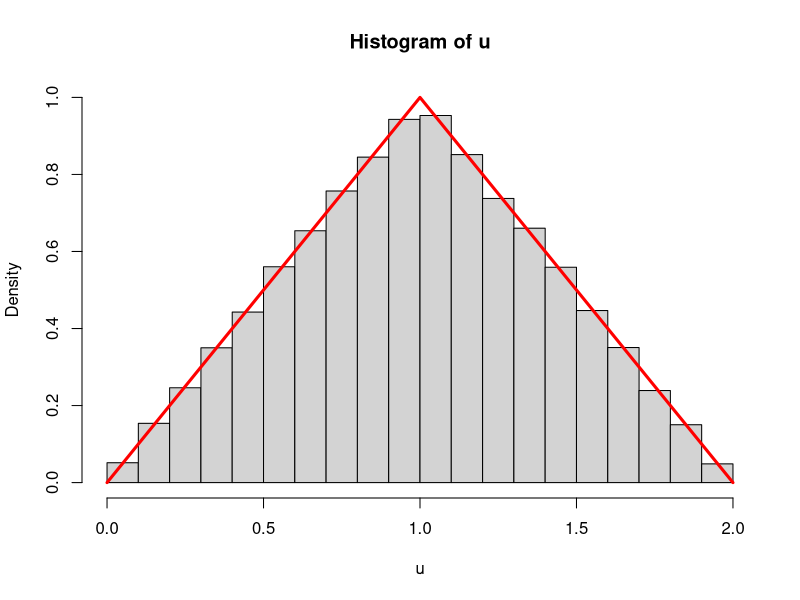
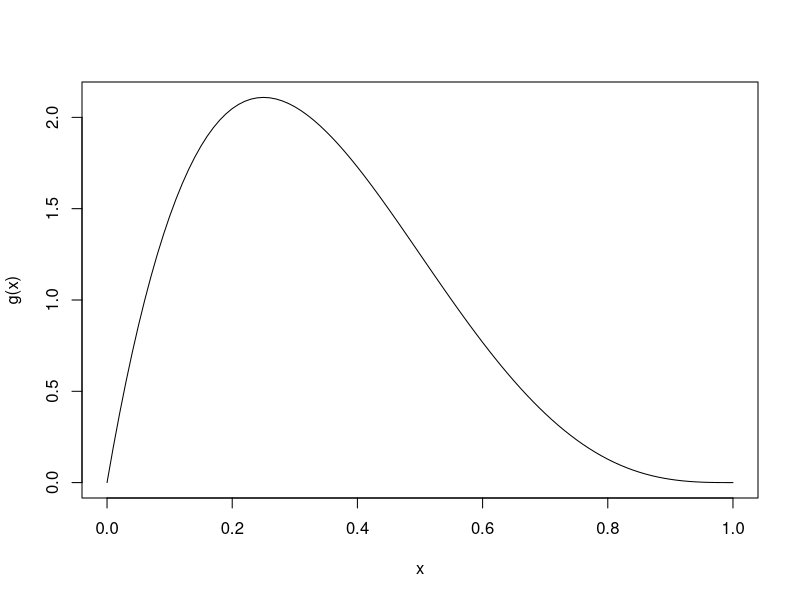
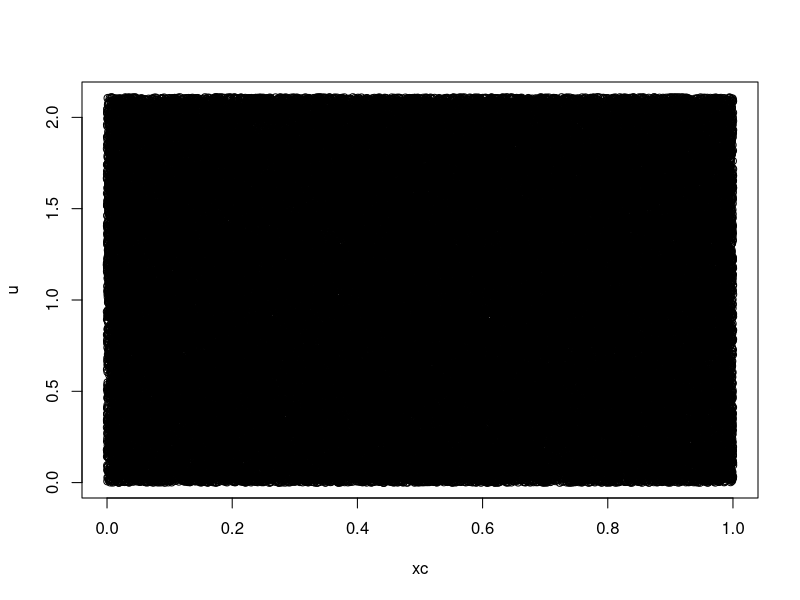
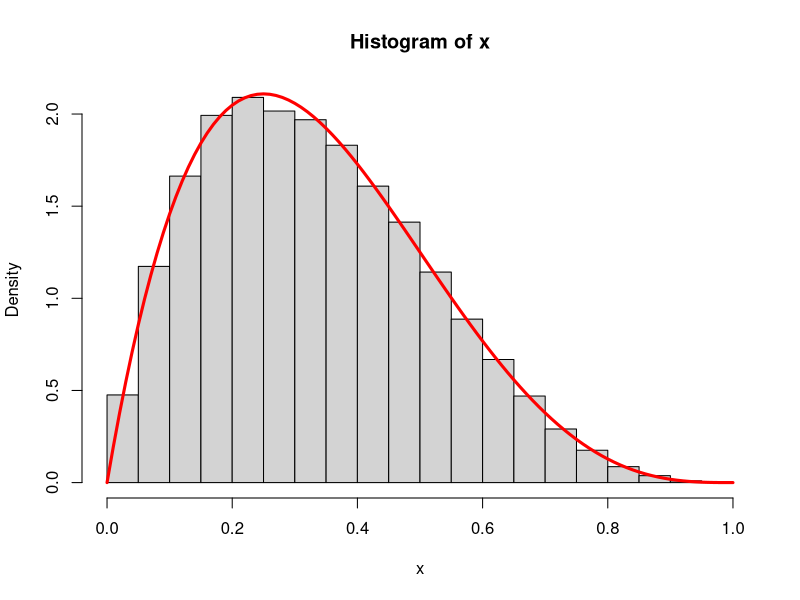

The R source for these figures, in order:
#Seja x uma v.a. com f.d.p 
#
#f_x(X) =   {x, se 0<=x<=1
#           {2-x, se 1 <= x <= 2
#

#1/2 + [2t - t^2/2]|(x,1) = 1/2 + 2x - x^2/2 - 2 + 1/2 =
#= 2x - x^2/2 - 2 + 1 = 2x - x^2/2 - 1

#facum_x(X) = 
#           {0                se x < 0
#           {x^2/2,           se 0<=x<=1
#           {2x - x^2/2 - 1,  se 1 <= x <= 2
#           {1,               se x > 2


#Para 0 <= x <= 1
#
#u = x^2/2 => x = raiz(2u)

#Para 1 < x <= 2
#u = 2x - x^2/2 -1 => x^2/2 -2x + (1+u) = 0
#delta = 4 - 4*1/2*(1+u) = 4 - 2 - 2u = 2(1-u)
#x = [4 +- raiz(2(1-u))][2*1/2] = 2 +- raiz(2-2u)

f <- function(x){
  ifelse(x>=0,
         ifelse(x<=1,
                x,
                ifelse(x<=2,
                       2-x,
                       0)),
         0)
}

f_acum <- function(x){
  ifelse(x>=0,
         ifelse(x<=1,
                x^2/2,
                ifelse(x<=2,
                       2*x-x^2/2 - 1,
                       1)),
         0)
}

inv_f_acum <- function(u){
  ifelse(u<=1/2, sqrt(2*u),2 - sqrt(2-2*u))
}

n <- 100000
u <- inv_f_acum(runif(n))

hist(u, freq = F, ylim = c(0,1))
plot(f, add=T, xlim = c(0,2), lwd=3, col='red')

#Método da aceitação e rejeição (Gerar valores aleatorios)

g <- function(x){
  ifelse(x>=0 & x <= 1, 20*x*(1-x)^3,0)
}

curve(g)
integrate(g,0,1)
#g(1/4) é valor máximo

xc <- runif(n, 0, 1)
u<- runif(n,0,g(1/4))

plot(xc, u)

x <- xc[u < g(xc)]

hist(x, freq = F)
curve(g, add = T, lwd=3, col='red')

#Integração de Monte Carlo
#EX: mostre que integral(20x(1-x)^3,0,1) = 1
#solução:
#(b-a)E(w) = (b-a)integral(w/(b-a),a,b) ~= aproximado por média
#(1-0)E(20x(1-x)^3) = (1-0)integral(20x(1-x)^3,0,1)

u <- g(runif(n))
mean(u)
